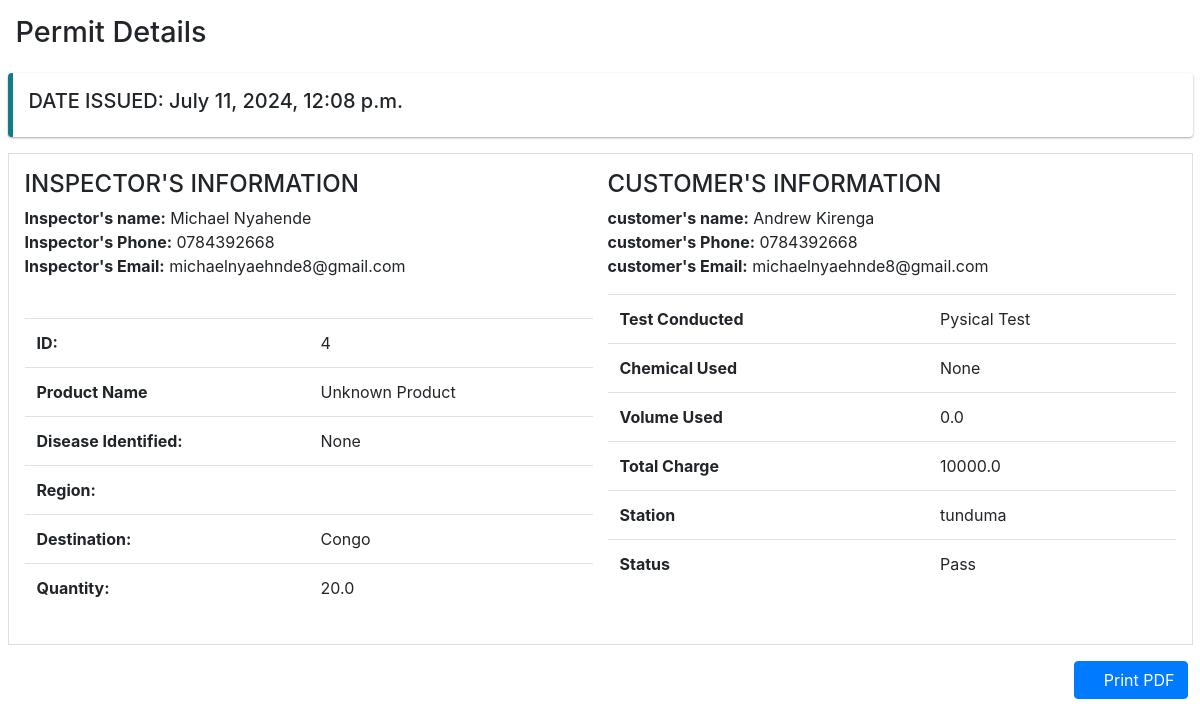
The app's page /permits/print/4/ with its own data.
### PlantHealth/models.py (models this page shows, shortened)
class Permit(models.Model):
    customer_name = models.CharField(max_length=200, default='Unknown Customer')  # Set a default value here
    customer_phone = models.IntegerField(default=0)  # Set a default value here
    customer_email = models.EmailField(default='unknown@example.com')  # Set a default value here
    product_name = models.CharField(max_length=200, default='Unknown Product')  # Set a default value here
    inspector = models.CharField(max_length=200, default='Unknown Inspector')  # Set a default value here
    disease_identified = models.CharField(max_length=200, default='None')  # Set a default value here
    region_of_origin = models.CharField(max_length=200, default='Unknown Region')  # Set a default value here
    country_heading = models.CharField(max_length=200, default='Unknown Country')  # Set a default value here
    quantity = models.FloatField(default=0.0)  # Set a default value here
    test_conducted = models.CharField(max_length=200, default='None')  # Set a default value here
    chemical_used = models.CharField(max_length=200, default='None')  # Set a default value here
    volume_used = models.FloatField(default=0.0)  # Set a default value here
    total_charge = models.FloatField(default=0.0)  # Set a default value here
    station = models.CharField(max_length=200, default='Unknown Station')  # Set a default value here
    status = models.CharField(max_length=10, choices=[('Pass', 'Pass'), ('Rejected', 'Rejected')], default='Pass')  # Set a default value here
    created_at = models.DateTimeField(default=timezone.now)

### PlantHealth/views.py (the view)
# urls.py: path('permits/print/<int:permit_id>/', views.permit_detail_print, name='permit_detail_print'),
def permit_detail_print(request, permit_id):
    permit = get_object_or_404(Permit, id=permit_id)
    return render(request, 'plant_health/permit_detail_print.html', {'permit': permit})

### PlantHealth/Templates/plant_health/permit_detail_print.html (shortened to what this page needs)
{% load static %}
<!DOCTYPE html>
<html>
<head>
    <link rel="stylesheet" href="{% static 'plant_health/dist/css/adminlte.min.css' %}">
    <link rel="stylesheet" href="{% static 'plant_health/plugins/fontawesome-free/css/all.min.css' %}">
</head>
<body class="hold-transition sidebar-mini layout-fixed">
<div class="">
    <div class="row">
        <div class="col-md-12">
          <div class="content-header">
            <div class="container-fluid">
              <div class="row mb-2">
                <div class="col-sm-6">
                  <h1 class="m-0">Permit Details</h1>
                </div>
              </div>
            </div>
          </div>
          <section class="content">
            <div class="container-fluid">
              <div class="row">
                <div class="col-md-12">
                  <div class="callout callout-info">
                    <h5> DATE ISSUED: {{ permit.created_at }}
                    </h5>
                  </div>
                  <div class="invoice p-3 mb-3">
                    <div class="row">
                      <div class="col-md-6">
                        <h4>
                           INSPECTOR'S INFORMATION
                        </h4>
                        <address>
                          <strong>Inspector's name:</strong> {{permit.inspector}}<br>
                          <strong>Inspector's Phone:</strong> 0784392668<br>
                          <strong>Inspector's Email:</strong> michaelnyaehnde8@gmail.com<br>
                        </address>
                      </div>
                      <div class="col-md-6">
                          <h4>
                             CUSTOMER'S INFORMATION
                          </h4>
                          <address>
                            <strong>customer's name:</strong> {{permit.customer_name}}<br>
                            <strong>customer's Phone:</strong> 0784392668<br>
                            <strong>customer's Email:</strong> michaelnyaehnde8@gmail.com<br>
                          </address>
                    </div>
                    </div>
                       <div class="row">
                      <div class="col-6">
                        <div class="table-responsive">
                          <table class="table">
                            <tr>
                              <th style="width:50%">ID:</th>
                              <td>{{permit.id}}</td>
                            </tr>
                            <tr>
                              <th>Product Name</th>
                              <td>{{permit.product_name}}</td>
                            </tr>
                            <tr>
                              <th>Disease Identified:</th>
                              <td>{{permit.disease_identified}}</td>
                            </tr>
                            <tr>
                              <th>Region:</th>
                              <td>{{permit.region}}</td>
                            </tr>
                            <tr>
                              <th>Destination:</th>
                              <td>{{permit.country_heading}}</td>
                            </tr>
                            <tr>
                              <th>Quantity:</th>
                              <td>{{permit.quantity}}</td>
                            </tr><br>
                          </table>
                        </div>
                      </div>
                      <div class="col-6">
                        <div class="table-responsive">
                          <table class="table">
                            <tr>
                              <th>Test Conducted</th>
                              <td>{{permit.test_conducted}}</td>
                            </tr>
                            <tr>
                              <th>Chemical Used</th>
                              <td>{{permit.chemical_used}}</td>
                            </tr>
                            <tr>
                              <th>Volume Used</th>
                              <td>{{permit.volume_used}}</td>
                            </tr>
                            <tr>
                              <th>Total Charge</th>
                              <td>{{permit.total_charge}}</td>
                            </tr>
                            <tr>
                              <th>Station</th>
                              <td>{{permit.station}}</td>
                            </tr>
                            <tr>
                              <th>Status</th>
                              <td>{{permit.status}}</td>
                            </tr>
                          </table>
                        </div>
                      </div>
                    </div>
                    </div>
                    <div class="row no-print">
                      <div class="col-12">
                        <a href="{% url 'permit_detail_print' permit.id %}"><button type="button" class="btn btn-primary float-right" style="margin-right: 5px;">
                          <i class="fas fa-download"></i> Print PDF
                        </button></a>
                      </div>
                    </div>
                  </div>
                </div>
              </div>
            </div>
        </div>
</div>
</body>
</html>

### records on screen
Permit: created_at "July 11, 2024, 12:08 p.m.", inspector "Michael Nyahende", customer_name "Andrew Kirenga", id "4", product_name "Unknown Product", disease_identified "None", country_heading "Congo", quantity "20.0", test_conducted "Pysical Test", chemical_used "None", volume_used "0.0", total_charge "10000.0", station "tunduma", status "Pass"
